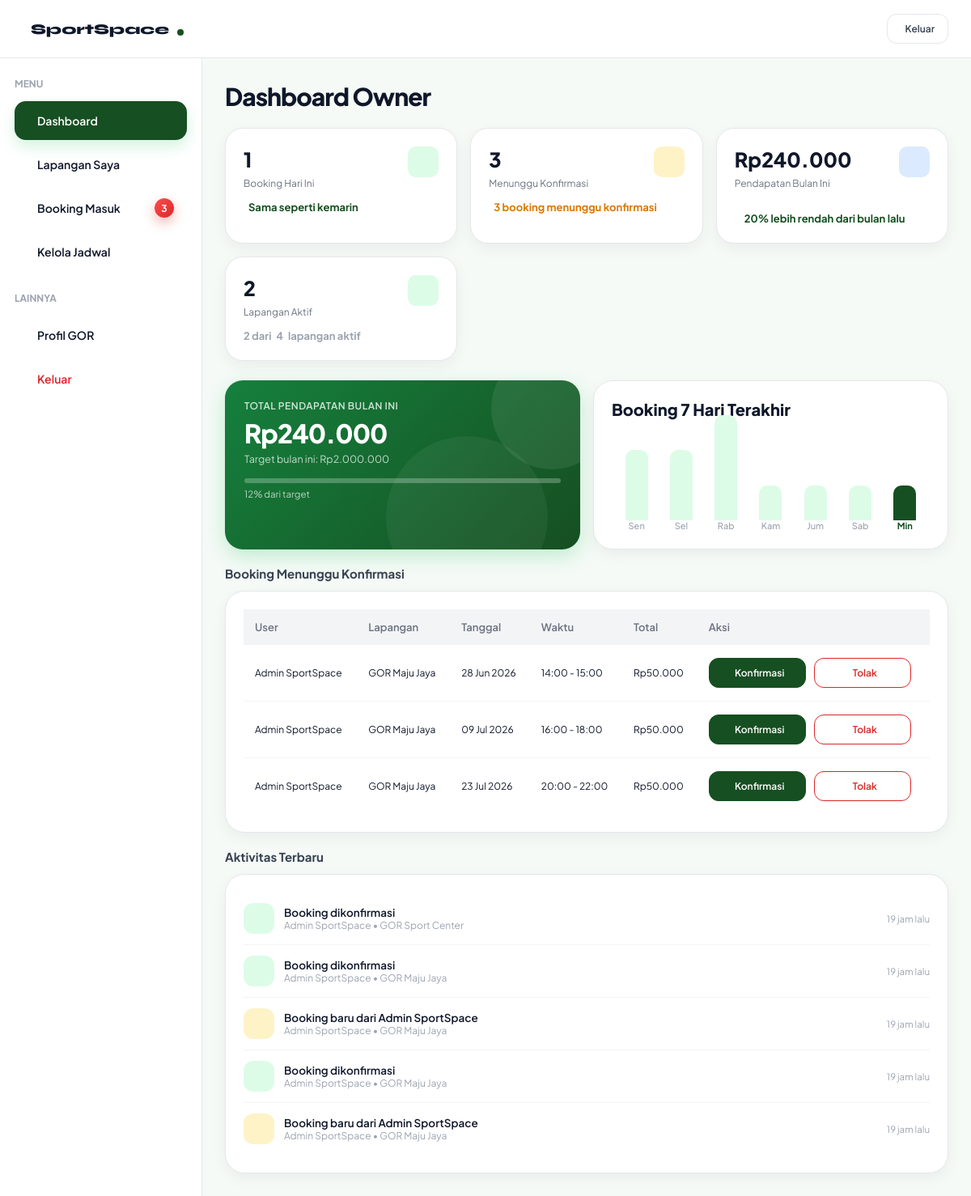
Screenshot of /dashboard-owner.php with the database file from the repository.
### tables this page shows
CREATE TABLE `booking` (
  `booking_id` int(11) NOT NULL,
  `user_id` int(11) NOT NULL,
  `field_id` int(11) NOT NULL,
  `tanggal` date NOT NULL,
  `jam_mulai` time NOT NULL,
  `jam_selesai` time NOT NULL,
  `status` enum('tertunda','terkonfirmasi','dibatalkan','selesai') NOT NULL DEFAULT 'tertunda',
  `created_at` timestamp NOT NULL DEFAULT current_timestamp(),
  `booking_code` varchar(20) DEFAULT NULL
);

CREATE TABLE `users` (
  `user_id` int(11) NOT NULL,
  `nama` varchar(50) NOT NULL,
  `email` varchar(100) NOT NULL,
  `password` varchar(255) NOT NULL,
  `role` enum('user','admin') NOT NULL DEFAULT 'user',
  `created_at` timestamp NOT NULL DEFAULT current_timestamp()
);

CREATE TABLE `fields` (
  `field_id` int(11) NOT NULL,
  `owner_id` int(11) DEFAULT NULL,
  `nama_lapangan` varchar(100) NOT NULL,
  `jenis` varchar(50) NOT NULL,
  `harga` decimal(10,2) NOT NULL,
  `status` enum('tersedia','penuh') NOT NULL DEFAULT 'tersedia',
  `lokasi` varchar(255) DEFAULT NULL,
  `gambar` varchar(255) DEFAULT NULL,
  `deskripsi` text DEFAULT NULL,
  `owner_name` varchar(100) DEFAULT NULL,
  `owner_phone` varchar(20) DEFAULT NULL,
  `owner_address` varchar(255) DEFAULT NULL,
  `jam_operasional` varchar(50) DEFAULT NULL,
  `kapasitas` int(11) DEFAULT NULL,
  `jenis_lantai` varchar(50) DEFAULT NULL,
  `fasilitas` text DEFAULT NULL,
  `maps_link` text DEFAULT NULL,
  `google_maps_url` text DEFAULT NULL,
  `verifikasi` enum('pending','diterima','ditolak') DEFAULT 'pending',
  `durasi_slot` int(11) DEFAULT 1,
  `hari_libur` text DEFAULT NULL,
  `aktif` enum('aktif','nonaktif') NOT NULL
);

### get-owner-dashboard.php (called while the page is built, shortened)
<?php
include "config.php";
$queryBookingHariIni = mysqli_query($conn, "
SELECT COUNT(*) AS total
FROM booking
WHERE tanggal = CURDATE()
");
$bookingHariIni = mysqli_fetch_assoc($queryBookingHariIni);
$queryPending = mysqli_query($conn, "
SELECT COUNT(*) AS total
FROM booking
WHERE status='tertunda'
");
$pending = mysqli_fetch_assoc($queryPending);
$queryLapanganAktif = mysqli_query($conn, "
SELECT COUNT(*) AS total
FROM fields
WHERE aktif='aktif'
");
$lapanganAktif = mysqli_fetch_assoc($queryLapanganAktif);
$queryTotalLapangan = mysqli_query($conn, "
SELECT COUNT(*) AS total
FROM fields
");
$totalLapangan = mysqli_fetch_assoc($queryTotalLapangan);
$queryPendapatan = mysqli_query($conn,"
SELECT SUM(f.harga) AS total
FROM booking b
JOIN fields f ON b.field_id = f.field_id
WHERE b.status='terkonfirmasi'
AND MONTH(b.tanggal)=MONTH(CURDATE())
AND YEAR(b.tanggal)=YEAR(CURDATE())
");
$pendapatan = mysqli_fetch_assoc($queryPendapatan);
$queryPendapatanLalu = mysqli_query($conn,"
SELECT SUM(f.harga) AS total
FROM booking b
JOIN fields f
ON b.field_id = f.field_id
WHERE b.status='terkonfirmasi'
AND MONTH(b.tanggal)=MONTH(DATE_SUB(CURDATE(), INTERVAL 1 MONTH))
AND YEAR(b.tanggal)=YEAR(DATE_SUB(CURDATE(), INTERVAL 1 MONTH))
");
$pendapatanLalu = mysqli_fetch_assoc($queryPendapatanLalu);
$targetPendapatan = 2000000;
$persenTarget = ($pendapatan['total'] / $targetPendapatan) * 100;
if($pendapatanLalu['total'] > 0){
    $persentasePendapatan =
    (($pendapatan['total'] - $pendapatanLalu['total'])
    / $pendapatanLalu['total']) * 100;
}else{
    $persentasePendapatan = 0;
}
$booking7Hari = [];
for($i = 6; $i >= 0; $i--){
    $tanggal = date("Y-m-d", strtotime("-$i day"));
    $query = mysqli_query($conn,"
    SELECT COUNT(*) AS total
    FROM booking
    WHERE tanggal='$tanggal'
    ");
    $data = mysqli_fetch_assoc($query);
    $booking7Hari[] = $data['total'];
    $maxBooking = max($booking7Hari);
}
?>

### get-jadwal-info.php (called while the page is built, shortened)
<?php
include "config.php";
if(isset($_GET['field'])){
    $field_id = (int)$_GET['field'];
}else{
    $cek = mysqli_query($conn,"
    SELECT field_id
    FROM fields
    ORDER BY field_id ASC
    LIMIT 1
    ");
    $fieldPertama = mysqli_fetch_assoc($cek);
    $field_id = $fieldPertama['field_id'];
}
$queryInfo = mysqli_query($conn,"
SELECT *
FROM fields
WHERE field_id='$field_id'
");
$info = mysqli_fetch_assoc($queryInfo);
$queryBookingHariIni = mysqli_query(
    $conn,
    "SELECT COUNT(*) AS total
    FROM booking
    WHERE field_id = '".$info['field_id']."'
    AND tanggal = CURDATE()"
);
$dataBooking = mysqli_fetch_assoc($queryBookingHariIni);
$queryBookingKemarin = mysqli_query($conn,"
SELECT COUNT(*) AS total
FROM booking
WHERE field_id='".$info['field_id']."'
AND tanggal = DATE_SUB(CURDATE(), INTERVAL 1 DAY)
");
$dataBookingKemarin = mysqli_fetch_assoc($queryBookingKemarin);
$selisihBooking =
$dataBooking['total'] - $dataBookingKemarin['total'];
$targetPendapatan = 2000000;
?>

### get-owner-fields.php (called while the page is built, shortened)
<?php
include "config.php";
$queryTotal = mysqli_query($conn,"
SELECT COUNT(*) AS total
FROM fields
");
$queryNonaktif = mysqli_query($conn,"
SELECT COUNT(*) AS total
FROM fields
WHERE aktif='nonaktif'
");
?>

### get-pending-booking.php (called while the page is built, shortened)
<?php
$queryPendingBooking = mysqli_query($conn, "
SELECT
    booking.booking_id,
    booking.tanggal,
    booking.jam_mulai,
    booking.jam_selesai,
    booking.status,
    users.nama,
    fields.nama_lapangan,
    fields.harga
FROM booking
JOIN users
ON booking.user_id = users.user_id
JOIN fields
ON booking.field_id = fields.field_id
WHERE booking.status = 'tertunda'
ORDER BY booking.created_at ASC
");

### get-owner-activity.php (called while the page is built, shortened)
<?php
$queryActivity = mysqli_query($conn,"
SELECT
    booking.booking_id,
    booking.status,
    booking.created_at,
    users.nama,
    fields.nama_lapangan
FROM booking
JOIN users
ON booking.user_id = users.user_id
JOIN fields
ON booking.field_id = fields.field_id
ORDER BY booking.created_at DESC
LIMIT 5
");

### helper-time.php (called while the page is built, shortened)
<?php
function waktuLalu($datetime){
    $selisih = abs(time() - strtotime($datetime));
    if($selisih < 86400){
        return floor($selisih/3600)." jam lalu";
    }
    return date("d M Y", strtotime($datetime));
}

### dashboard-owner.php (the view, shortened to what this page needs)
<?php
include "config.php";
include "get-owner-dashboard.php";
include "get-owner-profile.php";
include "get-owner-fields.php";
include "get-jadwal-info.php";
include "get-pending-booking.php";
include "get-owner-activity.php";
include "helper-time.php";
?>
<!DOCTYPE html>
<html lang="id">
<head>
  <link rel="stylesheet" href="owner.css">
  <link rel="stylesheet" href="https://cdn.jsdelivr.net/npm/@tabler/icons-webfont@3.31.0/dist/tabler-icons.min.css">
</head>
<body>
<nav class="navbar">
  <a href="index.php" class="navbar-brand">
    <span>SportSpace</span>
    <div class="dot"></div>
  </a>
  <div class="navbar-actions">
    <a href="login.html">
      <button class="btn btn-outline btn-sm">
        Keluar
      </button>
    </a>
  </div>
</nav>
<div class="dashboard-layout">
  <aside class="sidebar">
    <div class="sidebar-section">
      Menu
    </div>
    <div class="sidebar-item" onclick="showSection('dashboard',this)">
      Dashboard
    </div>
    <div class="sidebar-item" onclick="showSection('lapangan',this)">
      Lapangan Saya
    </div>
    <div class="sidebar-item menu-booking" onclick="showSection('booking',this)">
      Booking Masuk
      <?php if($pending['total'] > 0): ?>
        <span
        id="pending-badge"
        class="badge">
        <?= $pending['total']; ?>
      </span>
      <?php endif; ?>
    </div>
    <div class="sidebar-item" onclick="showSection('jadwal',this)">
      Kelola Jadwal
    </div>
    <div class="sidebar-section">
      Lainnya
    </div>
    <div class="sidebar-item" onclick="showSection('profil',this)">
      Profil GOR
    </div>
    <a href="login.html" style="color:inherit;">
      <div class="sidebar-item sidebar-logout">
        Keluar
      </div>
    </a>
  </aside>
  <main class="dashboard-content">
    <div id="section-dashboard" style="display:none;">
      <h1 class="page-title">Dashboard Owner</h1>
      <div class="stats-grid">
      <div class="stat-card">
        <div class="row-between">
          <div>
            <div class="stat-value">
              <?= $bookingHariIni['total']; ?>
            </div>
            <div class="stat-label">Booking Hari Ini</div>
          </div>
          <div class="icon-badge green">
          </div>
        </div>
        <div class="stat-change stat-up">
          <?php if($selisihBooking > 0){ ?>
          <i class="ti ti-trending-up"></i>
          +<?= $selisihBooking ?> dibanding kemarin
          <?php } elseif($selisihBooking < 0){ ?>
          <i class="ti ti-trending-down"></i>
          <?= $selisihBooking ?> dibanding kemarin
          <?php } else { ?>
          Sama seperti kemarin
          <?php } ?>
        </div>
      </div>
      <div class="stat-card">
        <div class="row-between">
          <div>
            <div class="stat-value">
              <?= $pending['total']; ?>
            </div>
            <div class="stat-label">Menunggu Konfirmasi</div>
          </div>
          <div class="icon-badge amber">
          </div>
        </div>
        <div class="stat-change" style="color:var(--amber);">
          <?php if($pending['total'] == 0){ ?>
          <i class="ti ti-circle-check"></i>
          Tidak ada booking menunggu
          <?php }elseif($pending['total'] == 1){ ?>
          <i class="ti ti-alert-circle"></i>
          1 booking menunggu konfirmasi
          <?php }else{ ?>
          <?= $pending['total']; ?> booking menunggu konfirmasi
          <?php } ?>
        </div>
      </div>
      <div class="stat-card">
        <div class="row-between">
          <div>
            <div class="stat-value">
              Rp<?= number_format($pendapatan['total'],0,',','.'); ?>
            </div>
            <div class="stat-label">Pendapatan Bulan Ini</div>
          </div>
          <div class="icon-badge blue">
          </div>
        </div>
        <div class="stat-change stat-up">
          <div class="stat-change stat-up">
          <?php if($persentasePendapatan > 0){ ?>
          <i class="ti ti-trending-up"></i>
          +<?= round($persentasePendapatan); ?>% dari bulan lalu
          <?php }elseif($persentasePendapatan < 0){ ?>
          <?= abs(round($persentasePendapatan)); ?>% lebih rendah dari bulan lalu
          <?php }else{ ?>
          <i class="ti ti-minus"></i>
          Sama dengan bulan lalu
          <?php } ?>
        </div>
      </div>
    </div>
    <div class="stat-card">
    <div class="row-between">
        <div>
            <div
                class="stat-value"
                id="dashboard-aktif">
                <?= $lapanganAktif['total']; ?>
            </div>
            <div class="stat-label">
                Lapangan Aktif
            </div>
        </div>
        <div class="icon-badge green">
        </div>
    </div>
    <div
        class="stat-change"
        id="dashboard-aktif-text"
        style="color:var(--gray-400);">
        <?= $lapanganAktif['total']; ?>
        dari
        <span id="dashboard-total-lapangan">
            <?= $totalLapangan['total']; ?>
        </span>
        lapangan aktif
    </div>
</div>
  </div>
  <div class="grid-2col">
    <div class="revenue-card">
      <div class="rev-label">Total Pendapatan Bulan Ini</div>
      <div class="rev-amount">
        Rp<?= number_format($pendapatan['total'],0,",","."); ?>
      </div>
      <div class="rev-target">
        Target bulan ini:
        Rp<?= number_format($targetPendapatan,0,",","."); ?>
      </div>
      <div class="progress-bar progress-bar-inner">
        <div
          class="progress-fill"
          style="width: <?= round($persenTarget,1); ?>%;">
        </div>
      </div>
      <div class="rev-pct">
        <?= round($persenTarget,1); ?>% dari target
      </div>
    </div>
    <div class="card card-no-mb">
      <div class="card-header">Booking 7 Hari Terakhir</div>
      <div class="card-body">
        <div class="chart-bar-wrap">
          <?php
          $hari = ["Sen","Sel","Rab","Kam","Jum","Sab","Min"];
            foreach($booking7Hari as $index => $jumlah){
              $tinggi = ($jumlah / $maxBooking) * 100;
                ?>
                <div class="chart-bar-col">
                  <div class="chart-bar-area">
                    <div
                    class="chart-bar <?= $index==6 ? 'active' : ''; ?>"
                    style="height:<?= $tinggi ?>%">
                  </div>
                </div>
                <div
                class="chart-bar-label"
                <?= $index==6 ? 'style="color:var(--green);font-weight:700;"' : ''; ?>>
                <?= $hari[$index] ?>
              </div>
            </div>
            <?php } ?>
          </div>
        </div>
      </div>
    </div>
<h2 class="section-h2">
  Booking Menunggu Konfirmasi
</h2>
<div class="card">
  <div class="overflow-x-auto">
    <table class="table">
      <thead>
        <tr>
          <th>User</th>
          <th>Lapangan</th>
          <th>Tanggal</th>
          <th>Waktu</th>
          <th>Total</th>
          <th>Aksi</th>
        </tr>
      </thead>
      <tbody>
        <?php if(mysqli_num_rows($queryPendingBooking) > 0){ ?>
        <?php while($row = mysqli_fetch_assoc($queryPendingBooking)){ ?>
        <tr>
          <td><?= $row['nama']; ?></td>
          <td><?= $row['nama_lapangan']; ?></td>
          <td><?= date('d M Y', strtotime($row['tanggal'])); ?></td>
          <td>
            <?= substr($row['jam_mulai'],0,5); ?>
            -
            <?= substr($row['jam_selesai'],0,5); ?>
          </td>
          <td>
            Rp<?= number_format($row['harga'],0,",","."); ?>
          </td>
          <td>
            <div class="dashboard-actions">
              <a
              href="update-booking-status.php?id=<?= $row['booking_id']; ?>&status=terkonfirmasi"
              class="btn btn-primary btn-sm"
              onclick="return confirm('Konfirmasi booking ini?');">
              Konfirmasi
              </a>
              <a
              href="update-booking-status.php?id=<?= $row['booking_id']; ?>&status=dibatalkan"
              class="btn btn-outline btn-sm btn-red"
              onclick="return confirm('Yakin ingin menolak booking ini?');">
              Tolak
              </a>
            </div>
          </td>
        </tr>
        <?php } ?>
        <?php } ?>
      </tbody>
    </table>
  </div>
</div>
<h2 class="section-h2"><i class="ti ti-activity icon-green"></i> Aktivitas Terbaru</h2>
<div class="card">
  <div class="card-body">
    <?php if(mysqli_num_rows($queryActivity) > 0){ ?>
    <?php while($row = mysqli_fetch_assoc($queryActivity)){ ?>
    <?php
    if($row['status'] == "tertunda"){
      $class = "act-icon-amber";
      $judul = "Booking baru dari ".$row['nama'];
    }
    elseif($row['status'] == "terkonfirmasi"){
      $class = "act-icon-green";
      $judul = "Booking dikonfirmasi";
    }
    elseif($row['status'] == "dibatalkan"){
      $icon = "ti-circle-x";
      $class = "act-icon-red";
      $judul = "Booking ditolak";
    }
    elseif($row['status'] == "selesai"){
      $icon = "ti-info-circle";
      $class = "act-icon-blue";
      $judul = "Booking selesai";
    }
    else{
      $icon = "ti-info-circle";
      $class = "act-icon-blue";
      $judul = "Aktivitas";
    }
    ?>
    <div class="activity-item">
      <div class="activity-icon <?= $class ?>">
      </div>
      <div class="act-body">
        <div class="act-title">
          <?= $judul ?>
        </div>
        <div class="act-sub">
          <?= $row['nama']; ?>
          •
          <?= $row['nama_lapangan']; ?></div>
      </div>
      <div class="act-time">
        <?= waktuLalu($row['created_at']); ?>
      </div>
    </div>
    <?php } ?>
    <?php } ?>
  </div>
</div>
</div>
</main>
</div>
</body>
</html>

### rows the page displays
booking: user.nama "Admin SportSpace", field.nama_lapangan "GOR Maju Jaya", tanggal "28 Jun 2026", jam_mulai "14:00", jam_selesai "15:00", field.harga "50.000"
booking: user.nama "Admin SportSpace", field.nama_lapangan "GOR Maju Jaya", tanggal "09 Jul 2026", jam_mulai "16:00", jam_selesai "18:00", field.harga "50.000", user.nama "Booking baru dari Admin SportSpace", created_at "19 jam lalu"
booking: user.nama "Admin SportSpace", field.nama_lapangan "GOR Maju Jaya", tanggal "23 Jul 2026", jam_mulai "20:00", jam_selesai "22:00", field.harga "50.000", user.nama "Booking baru dari Admin SportSpace", created_at "19 jam lalu"
booking: status "Booking dikonfirmasi", user.nama "Admin SportSpace", field.nama_lapangan "GOR Sport Center", created_at "19 jam lalu"
booking: status "Booking dikonfirmasi", user.nama "Admin SportSpace", field.nama_lapangan "GOR Maju Jaya", created_at "19 jam lalu"
booking: status "Booking dikonfirmasi", user.nama "Admin SportSpace", field.nama_lapangan "GOR Maju Jaya", created_at "19 jam lalu"

### other values shown
$pending['total'] "3"
$bookingHariIni['total'] "1"
$pendapatan['total'] "240.000"
abs(round($persentasePendapatan)) "20"
$lapanganAktif['total'] "2"
$totalLapangan['total'] "4"
$targetPendapatan "2.000.000"
$persenTarget "12"
$hari[$index] "Sen"
$hari[$index] "Sel"
$hari[$index] "Rab"
$hari[$index] "Kam"
$hari[$index] "Jum"
$hari[$index] "Sab"
$hari[$index] "Min"
